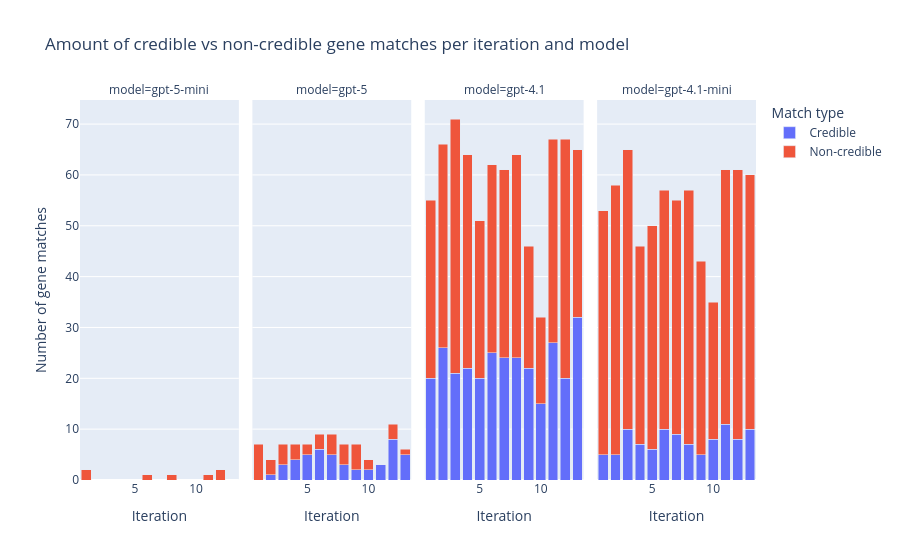

Notebook code for this chart:
### Markdown cell above
Op de x-as staat het totaal aantal matches met de ground truth dat elk model heeft gegenereerd. Op de y-as staat het percentage van die matches die als credible worden beschouwd. De grootte van de cirkels geeft het aantal credible matches weer in absolute waarden dus niet percentage. 

Er is duidelijk te zien dat GPT 5 in vergelijking met de andere 3 modellen goed is in het vinden van credible articles, waardoor het een hoge betrouwbaarheid heeft, maar totaal aantal matches is laag. Dat betekent dus dat hij veel belangrijke pathways niet vindt. 
GPT 4.1 en GPT 4.1-mini vinden een stuk meer pathways, maar wel met minder credible articles. Het absolute aantal credible matches van deze twee modellen is hoog ondanks dat het percentage lager is dan bij GPT-5. 

GPT-5-mini heeft heel weinig matches (0-2) en is dus niet betrouwbaar als validatiemodel. 

GPT-5 heeft dus de hoogste betrouwbaarheid maar produceert te weinig matches. GPT-4.1 heeft een redelijk percentage en genereert veel matches, waardoor dit de beste keuze is als validatiemodel.

Kortom: gpt-4.1 biedt de beste balans tussen kwantiteit en kwaliteit van de matches voor validatie.

### Code cell
# Calculate amount of credible and non-credible genes
df['credible_count'] = df['percent_credible'] / 100 * df['total_matches']
df['noncredible_count'] = df['total_matches'] - df['credible_count']


# Transform data to "long format" to make stacked bars 
df_long = df.melt(
    id_vars=['iteration', 'model'],
    value_vars=['credible_count', 'noncredible_count'],
    var_name='Type',
    value_name='Aantal'
)

# Labels for readability
df_long['Type'] = df_long['Type'].replace({
    'credible_count': 'Credible',
    'noncredible_count': 'Non-credible'
})

# Plot
fig = px.bar(
    df_long,
    x='iteration',
    y='Aantal',
    color='Type',
    facet_col='model',  # one facet per model
    barmode='stack',
    title='Amount of credible vs non-credible gene matches per iteration and model',
    labels={
        'iteration': 'Iteration',
        'Aantal': 'Number of gene matches',
        'Type': 'Match type'
    }
)

fig.show()

### Figure 1 — Plotly figure (JSON) as saved in the notebook; plotly's stock layout.template omitted (floating-point values rounded to 4 significant figures)
{"data": [{"hovertemplate": "Match type=Credible<br>model=gpt-5-mini<br>Iteration=%{x}<br>Number of gene matches=%{y}<extra></extra>", "legendgroup": "Credible", "marker": {"color": "#636efa", "pattern": {"shape": ""}}, "name": "Credible", "orientation": "v", "showlegend": true, "textposition": "auto", "type": "bar", "x": [1, 2, 3, 4, 5, 6, 7, 8, 9, 10, 11, 12, 13], "xaxis": "x", "y": [0.0, 0.0, 0.0, 0.0, 0.0, 0.0, 0.0, 0.0, 0.0, 0.0, 0.0, 0.0, 0.0], "yaxis": "y"}, {"hovertemplate": "Match type=Credible<br>model=gpt-5<br>Iteration=%{x}<br>Number of gene matches=%{y}<extra></extra>", "legendgroup": "Credible", "marker": {"color": "#636efa", "pattern": {"shape": ""}}, "name": "Credible", "orientation": "v", "showlegend": false, "textposition": "auto", "type": "bar", "x": [1, 2, 3, 4, 5, 6, 7, 8, 9, 10, 11, 12, 13], "xaxis": "x2", "y": [0.0, 1.0, 3.0, 4.0, 5.0, 6.0, 5.0, 3.0, 2.0, 2.0, 3.0, 8.0, 5.0], "yaxis": "y2"}, {"hovertemplate": "Match type=Credible<br>model=gpt-4.1<br>Iteration=%{x}<br>Number of gene matches=%{y}<extra></extra>", "legendgroup": "Credible", "marker": {"color": "#636efa", "pattern": {"shape": ""}}, "name": "Credible", "orientation": "v", "showlegend": false, "textposition": "auto", "type": "bar", "x": [1, 2, 3, 4, 5, 6, 7, 8, 9, 10, 11, 12, 13], "xaxis": "x3", "y": [20.0, 26.0, 21.0, 22.0, 20.0, 25.0, 24.0, 24.0, 22.0, 15.0, 27.0, 20.0, 32.0], "yaxis": "y3"}, {"hovertemplate": "Match type=Credible<br>model=gpt-4.1-mini<br>Iteration=%{x}<br>Number of gene matches=%{y}<extra></extra>", "legendgroup": "Credible", "marker": {"color": "#636efa", "pattern": {"shape": ""}}, "name": "Credible", "orientation": "v", "showlegend": false, "textposition": "auto", "type": "bar", "x": [1, 2, 3, 4, 5, 6, 7, 8, 9, 10, 11, 12, 13], "xaxis": "x4", "y": [5.0, 5.0, 10.0, 7.0, 6.0, 10.0, 9.0, 7.0, 5.0, 8.0, 11.0, 8.0, 10.0], "yaxis": "y4"}, {"hovertemplate": "Match type=Non-credible<br>model=gpt-5-mini<br>Iteration=%{x}<br>Number of gene matches=%{y}<extra></extra>", "legendgroup": "Non-credible", "marker": {"color": "#EF553B", "pattern": {"shape": ""}}, "name": "Non-credible", "orientation": "v", "showlegend": true, "textposition": "auto", "type": "bar", "x": [1, 2, 3, 4, 5, 6, 7, 8, 9, 10, 11, 12, 13], "xaxis": "x", "y": [2.0, 0.0, 0.0, 0.0, 0.0, 1.0, 0.0, 1.0, 0.0, 0.0, 1.0, 2.0, 0.0], "yaxis": "y"}, {"hovertemplate": "Match type=Non-credible<br>model=gpt-5<br>Iteration=%{x}<br>Number of gene matches=%{y}<extra></extra>", "legendgroup": "Non-credible", "marker": {"color": "#EF553B", "pattern": {"shape": ""}}, "name": "Non-credible", "orientation": "v", "showlegend": false, "textposition": "auto", "type": "bar", "x": [1, 2, 3, 4, 5, 6, 7, 8, 9, 10, 11, 12, 13], "xaxis": "x2", "y": [7.0, 3.0, 4.0, 3.0, 2.0, 3.0, 4.0, 4.0, 5.0, 2.0, 0.0, 3.0, 1.0], "yaxis": "y2"}, {"hovertemplate": "Match type=Non-credible<br>model=gpt-4.1<br>Iteration=%{x}<br>Number of gene matches=%{y}<extra></extra>", "legendgroup": "Non-credible", "marker": {"color": "#EF553B", "pattern": {"shape": ""}}, "name": "Non-credible", "orientation": "v", "showlegend": false, "textposition": "auto", "type": "bar", "x": [1, 2, 3, 4, 5, 6, 7, 8, 9, 10, 11, 12, 13], "xaxis": "x3", "y": [35.0, 40.0, 50.0, 42.0, 31.0, 37.0, 37.0, 40.0, 24.0, 17.0, 40.0, 47.0, 33.0], "yaxis": "y3"}, {"hovertemplate": "Match type=Non-credible<br>model=gpt-4.1-mini<br>Iteration=%{x}<br>Number of gene matches=%{y}<extra></extra>", "legendgroup": "Non-credible", "marker": {"color": "#EF553B", "pattern": {"shape": ""}}, "name": "Non-credible", "orientation": "v", "showlegend": false, "textposition": "auto", "type": "bar", "x": [1, 2, 3, 4, 5, 6, 7, 8, 9, 10, 11, 12, 13], "xaxis": "x4", "y": [48.0, 53.0, 55.0, 39.0, 44.0, 47.0, 46.0, 50.0, 38.0, 27.0, 50.0, 53.0, 50.0], "yaxis": "y4"}], "layout": {"annotations": [{"font": {}, "showarrow": false, "text": "model=gpt-5-mini", "x": 0.1175, "xanchor": "center", "xref": "paper", "y": 1, "yanchor": "bottom", "yref": "paper"}, {"font": {}, "showarrow": false, "text": "model=gpt-5", "x": 0.3725, "xanchor": "center", "xref": "paper", "y": 1, "yanchor": "bottom", "yref": "paper"}, {"font": {}, "showarrow": false, "text": "model=gpt-4.1", "x": 0.6275, "xanchor": "center", "xref": "paper", "y": 1, "yanchor": "bottom", "yref": "paper"}, {"font": {}, "showarrow": false, "text": "model=gpt-4.1-mini", "x": 0.8825, "xanchor": "center", "xref": "paper", "y": 1, "yanchor": "bottom", "yref": "paper"}], "barmode": "stack", "legend": {"title": {"text": "Match type"}, "tracegroupgap": 0}, "title": {"text": "Amount of credible vs non-credible gene matches per iteration and model"}, "xaxis": {"anchor": "y", "domain": [0, 0.235], "title": {"text": "Iteration"}}, "xaxis2": {"anchor": "y2", "domain": [0.255, 0.49], "matches": "x", "title": {"text": "Iteration"}}, "xaxis3": {"anchor": "y3", "domain": [0.51, 0.745], "matches": "x", "title": {"text": "Iteration"}}, "xaxis4": {"anchor": "y4", "domain": [0.765, 1.0], "matches": "x", "title": {"text": "Iteration"}}, "yaxis": {"anchor": "x", "domain": [0, 1], "title": {"text": "Number of gene matches"}}, "yaxis2": {"anchor": "x2", "domain": [0, 1], "matches": "y", "showticklabels": false}, "yaxis3": {"anchor": "x3", "domain": [0, 1], "matches": "y", "showticklabels": false}, "yaxis4": {"anchor": "x4", "domain": [0, 1], "matches": "y", "showticklabels": false}}}
